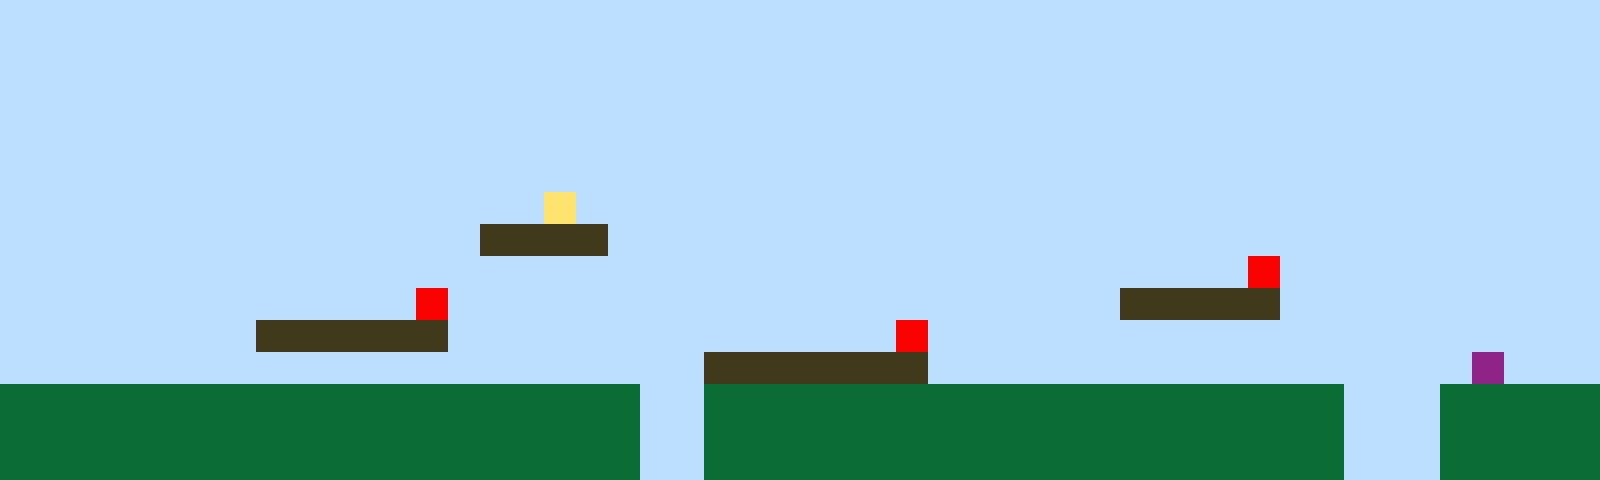

The image is a tile-based game level rendered from a .tmx file. Its description and complete source (layers, tilesets, objects, tile grids) follow:
An orthogonal 50x15 tile map with 32x32 px tiles, 1 tile layer (Tile Layer 1).

<map version="1.10" tiledversion="1.11.2" orientation="orthogonal" renderorder="right-up" width="50" height="15" tilewidth="32" tileheight="32" infinite="0" nextlayerid="2" nextobjectid="1"><editorsettings><export target="map1.csv" format="csv" /></editorsettings><tileset firstgid="1" name="sprites" tilewidth="32" tileheight="32" tilecount="6" columns="3"><image source="sprites.png" width="96" height="64" /></tileset><layer id="1" name="Tile Layer 1" width="50" height="15"><data encoding="csv">1,1,1,1,1,1,1,1,1,1,1,1,1,1,1,1,1,1,1,1,1,1,1,1,1,1,1,1,1,1,1,1,1,1,1,1,1,1,1,1,1,1,1,1,1,1,1,1,1,1,1,1,1,1,1,1,1,1,1,1,1,1,1,1,1,1,1,1,1,1,1,1,1,1,1,1,1,1,1,1,1,1,1,1,1,1,1,1,1,1,1,1,1,1,1,1,1,1,1,1,1,1,1,1,1,1,1,1,1,1,1,1,1,1,1,1,1,1,1,1,1,1,1,1,1,1,1,1,1,1,1,1,1,1,1,1,1,1,1,1,1,1,1,1,1,1,1,1,1,1,1,1,1,1,1,1,1,1,1,1,1,1,1,1,1,1,1,1,1,1,1,1,1,1,1,1,1,1,1,1,1,1,1,1,1,1,1,1,1,1,1,1,1,1,1,1,1,1,1,1,1,1,1,1,1,1,1,1,1,1,1,1,1,1,1,1,1,1,1,1,1,1,1,1,1,1,1,1,1,1,1,1,1,1,1,1,1,1,1,1,1,1,1,1,1,1,1,1,1,1,1,1,1,1,1,1,1,1,1,1,1,1,1,1,1,1,1,1,1,1,1,1,1,1,1,1,1,1,1,1,1,1,1,1,1,1,1,1,1,1,1,1,1,1,1,1,1,1,1,1,1,1,1,1,1,1,1,1,1,1,1,1,1,1,1,1,1,4,1,1,1,1,1,1,1,1,1,1,1,1,1,1,1,1,1,1,1,1,1,1,1,1,1,1,1,1,1,1,1,1,1,1,1,1,1,1,1,1,1,1,1,1,1,1,1,3,3,3,3,1,1,1,1,1,1,1,1,1,1,1,1,1,1,1,1,1,1,1,1,1,1,1,1,1,1,1,1,1,1,1,1,1,1,1,1,1,1,1,1,1,1,1,1,1,1,1,1,1,1,1,1,1,1,1,1,1,1,1,1,1,1,1,1,1,1,1,1,1,1,5,1,1,1,1,1,1,1,1,1,1,1,1,1,1,1,1,1,1,1,1,1,1,1,5,1,1,1,1,1,1,1,1,1,1,1,1,1,1,1,1,1,1,1,1,1,3,3,3,3,3,1,1,1,1,1,1,1,1,1,1,1,1,1,1,1,1,1,1,3,3,3,3,3,3,1,1,1,1,1,1,1,1,1,1,1,1,1,1,5,1,1,1,1,1,1,1,1,1,1,1,1,1,1,1,1,1,1,1,1,1,1,1,1,1,1,1,1,1,1,1,1,1,1,1,1,1,1,1,1,1,1,1,3,3,3,3,3,3,3,1,1,1,1,1,1,1,1,1,1,1,1,1,1,1,1,1,6,1,1,1,2,2,2,2,2,2,2,2,2,2,2,2,2,2,2,2,2,2,2,2,1,1,2,2,2,2,2,2,2,2,2,2,2,2,2,2,2,2,2,2,2,2,1,1,1,2,2,2,2,2,2,2,2,2,2,2,2,2,2,2,2,2,2,2,2,2,2,2,2,2,1,1,2,2,2,2,2,2,2,2,2,2,2,2,2,2,2,2,2,2,2,2,1,1,1,2,2,2,2,2,2,2,2,2,2,2,2,2,2,2,2,2,2,2,2,2,2,2,2,2,1,1,2,2,2,2,2,2,2,2,2,2,2,2,2,2,2,2,2,2,2,2,1,1,1,2,2,2,2,2</data></layer></map>
